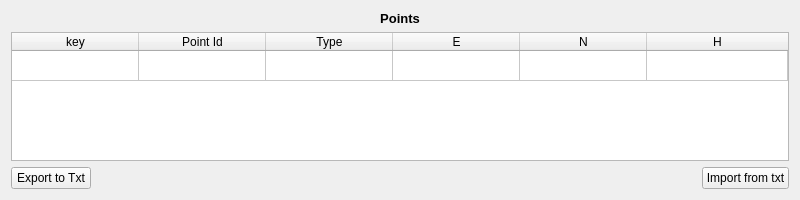
<?xml version="1.0" encoding="UTF-8"?>
<ui version="4.0">
 <class>PointsForm</class>
 <widget class="QWidget" name="PointsForm">
  <property name="geometry">
   <rect>
    <x>0</x>
    <y>0</y>
    <width>800</width>
    <height>200</height>
   </rect>
  </property>
  <property name="sizePolicy">
   <sizepolicy hsizetype="Expanding" vsizetype="Expanding">
    <horstretch>0</horstretch>
    <verstretch>0</verstretch>
   </sizepolicy>
  </property>
  <property name="windowTitle">
   <string>Form</string>
  </property>
  <layout class="QVBoxLayout" name="verticalLayout">
   <item>
    <widget class="QLabel" name="label">
     <property name="text">
      <string>&lt;!DOCTYPE HTML PUBLIC &quot;-//W3C//DTD HTML 4.0//EN&quot; &quot;http://www.w3.org/TR/REC-html40/strict.dtd&quot;&gt;
&lt;html&gt;&lt;head&gt;&lt;meta name=&quot;qrichtext&quot; content=&quot;1&quot; /&gt;&lt;style type=&quot;text/css&quot;&gt;
p, li { white-space: pre-wrap; }
&lt;/style&gt;&lt;/head&gt;&lt;body style=&quot; font-family:'Sans'; font-size:10pt; font-weight:400; font-style:normal;&quot;&gt;
&lt;p style=&quot; margin-top:0px; margin-bottom:0px; margin-left:0px; margin-right:0px; -qt-block-indent:0; text-indent:0px;&quot;&gt;&lt;span style=&quot; font-weight:600;&quot;&gt;Points&lt;/span&gt;&lt;/p&gt;&lt;/body&gt;&lt;/html&gt;</string>
     </property>
     <property name="alignment">
      <set>Qt::AlignCenter</set>
     </property>
    </widget>
   </item>
   <item>
    <widget class="QTableWidget" name="pointsTable">
     <property name="enabled">
      <bool>true</bool>
     </property>
     <property name="minimumSize">
      <size>
       <width>256</width>
       <height>0</height>
      </size>
     </property>
     <property name="verticalScrollBarPolicy">
      <enum>Qt::ScrollBarAlwaysOff</enum>
     </property>
     <property name="horizontalScrollBarPolicy">
      <enum>Qt::ScrollBarAsNeeded</enum>
     </property>
     <property name="editTriggers">
      <set>QAbstractItemView::NoEditTriggers</set>
     </property>
     <property name="showDropIndicator" stdset="0">
      <bool>false</bool>
     </property>
     <property name="dragDropOverwriteMode">
      <bool>false</bool>
     </property>
     <property name="showGrid">
      <bool>true</bool>
     </property>
     <property name="wordWrap">
      <bool>true</bool>
     </property>
     <property name="rowCount">
      <number>1</number>
     </property>
     <attribute name="horizontalHeaderVisible">
      <bool>true</bool>
     </attribute>
     <attribute name="horizontalHeaderMinimumSectionSize">
      <number>27</number>
     </attribute>
     <attribute name="horizontalHeaderDefaultSectionSize">
      <number>127</number>
     </attribute>
     <attribute name="horizontalHeaderStretchLastSection">
      <bool>true</bool>
     </attribute>
     <attribute name="verticalHeaderVisible">
      <bool>false</bool>
     </attribute>
     <row/>
     <column>
      <property name="text">
       <string>key</string>
      </property>
     </column>
     <column>
      <property name="text">
       <string>Point Id</string>
      </property>
     </column>
     <column>
      <property name="text">
       <string>Type</string>
      </property>
     </column>
     <column>
      <property name="text">
       <string>E</string>
      </property>
     </column>
     <column>
      <property name="text">
       <string>N</string>
      </property>
     </column>
     <column>
      <property name="text">
       <string>H</string>
      </property>
     </column>
    </widget>
   </item>
   <item>
    <layout class="QHBoxLayout" name="horizontalLayout">
     <item>
      <widget class="QPushButton" name="exportToTxtButton">
       <property name="text">
        <string>Export to Txt</string>
       </property>
      </widget>
     </item>
     <item>
      <spacer name="horizontalSpacer">
       <property name="orientation">
        <enum>Qt::Horizontal</enum>
       </property>
       <property name="sizeHint" stdset="0">
        <size>
         <width>40</width>
         <height>20</height>
        </size>
       </property>
      </spacer>
     </item>
     <item>
      <widget class="QPushButton" name="importButton">
       <property name="text">
        <string>Import from txt</string>
       </property>
      </widget>
     </item>
    </layout>
   </item>
  </layout>
 </widget>
 <resources/>
 <connections/>
</ui>
